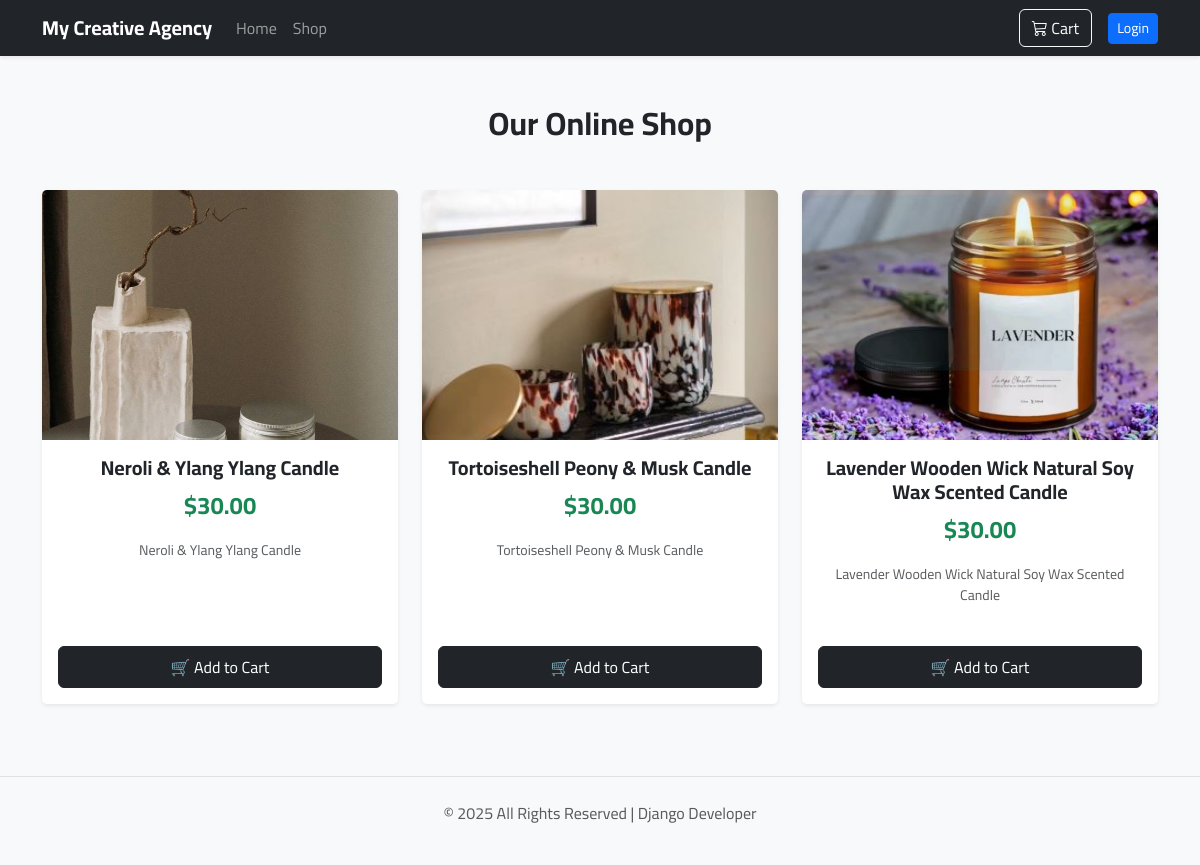
The app's page /shop/ with its own data.
### shop/models.py (models this page shows, shortened)
class Product(models.Model):
    name = models.CharField(max_length=200)
    description = models.TextField()
    price = models.DecimalField(max_digits=10, decimal_places=2) # Price in Malaysian Ringgit (RM)
    image = models.ImageField(upload_to='products/')

### shop/views.py (the view)
# urls.py: path('', views.product_list, name='product_list'),
def product_list(request):
    products = Product.objects.all()
    return render(request, 'shop/product_list.html', {'products': products})

### shop/context_processors.py (called while the page is built)
def cart(request):
    return {'cart': Cart(request)}

### shop/templates/shop/product_list.html (shortened to what this page needs)
{% extends "portfolio/home.html" %} {% block content %}
<div class="container my-5">
    <h2 class="text-center mb-5 fw-bold">Our Online Shop</h2>
    <div class="row">
        {% for product in products %}
        <div class="col-md-4 mb-4">
            <div class="card h-100 shadow-sm border-0">
                {% if product.image %}
                <img src="{{ product.image.url }}" class="card-img-top" style="height: 250px; object-fit: cover;" alt="{{ product.name }}"> {% endif %}
                <div class="card-body text-center">
                    <h5 class="card-title fw-bold">{{ product.name }}</h5>
                    <p class="text-success fs-4 fw-bold">${{ product.price }}</p>
                    <p class="text-muted small">{{ product.description|truncatechars:80 }}</p>
                </div>
                <div class="card-footer bg-white border-0 pb-3">
                    <form action="{% url 'shop:cart_add' product.id %}" method="post">
                        <button type="submit" class="btn btn-dark w-100 py-2">
                            🛒 Add to Cart
                        </button>
                    </form>
                </div>
            </div>
        </div>
        {% empty %}
        <div class="col-12 text-center py-5">
            <p class="lead text-muted">No products are currently available.</p>
        </div>
        {% endfor %}
    </div>
</div>
{% endblock %}

### portfolio/templates/portfolio/home.html (shortened to what this page needs)
<!DOCTYPE html>
<html lang="en" dir="ltr">
<head>
    <link href="https://cdn.jsdelivr.net/npm/bootstrap@5.3.0/dist/css/bootstrap.min.css" rel="stylesheet">
    <link rel="stylesheet" href="https://cdn.jsdelivr.net/npm/bootstrap-icons@1.11.1/font/bootstrap-icons.css">
</head>
<body>
    <nav class="navbar navbar-expand-lg navbar-dark bg-dark sticky-top shadow-sm">
        <div class="container">
            <a class="navbar-brand fw-bold" href="{% url 'home' %}">My Creative Agency</a>
            <div class="collapse navbar-collapse" id="navbarNav">
                <ul class="navbar-nav me-auto mb-2 mb-lg-0">
                    <li class="nav-item">
                        <a class="nav-link" href="{% url 'home' %}">Home</a>
                    </li>
                    <li class="nav-item">
                        <a class="nav-link" href="{% url 'shop:product_list' %}">Shop</a>
                    </li>
                </ul>
                <div class="d-flex align-items-center">
                    <a href="{% url 'shop:cart_detail' %}" class="btn btn-outline-light position-relative me-3">
                        <i class="bi bi-cart3"></i> Cart
                    </a>
                    {% if user.is_authenticated %}
                    <span class="text-light me-3 small d-none d-md-inline">Welcome, {{ user.username }}</span>
                    <a href="{% url 'admin:index' %}" class="btn btn-sm btn-warning">Dashboard</a> {% else %}
                    <a href="{% url 'login' %}" class="btn btn-sm btn-primary">Login</a> {% endif %}
                </div>
            </div>
        </div>
    </nav>
    {% block content %}{% endblock %}
    <footer class="text-center py-4 text-muted border-top mt-auto">
        <p>© 2025 All Rights Reserved | Django Developer</p>
    </footer>
</body>
</html>

### portfolio/templates/portfolio/home.html (style rules this page uses)
body { font-family: 'Cairo', sans-serif; background-color: #f8f9fa; }
body { padding-top: 0px; }

### records on screen
Product: image (picture), name "Neroli & Ylang Ylang Candle", price "30.00", description "Neroli & Ylang Ylang Candle"
Product: image (picture), name "Tortoiseshell Peony & Musk Candle", price "30.00", description "Tortoiseshell Peony & Musk Candle"
Product: image (picture), name "Lavender Wooden Wick Natural Soy Wax Scented Candle", price "30.00", description "Lavender Wooden Wick Natural Soy Wax Scented Candle"
